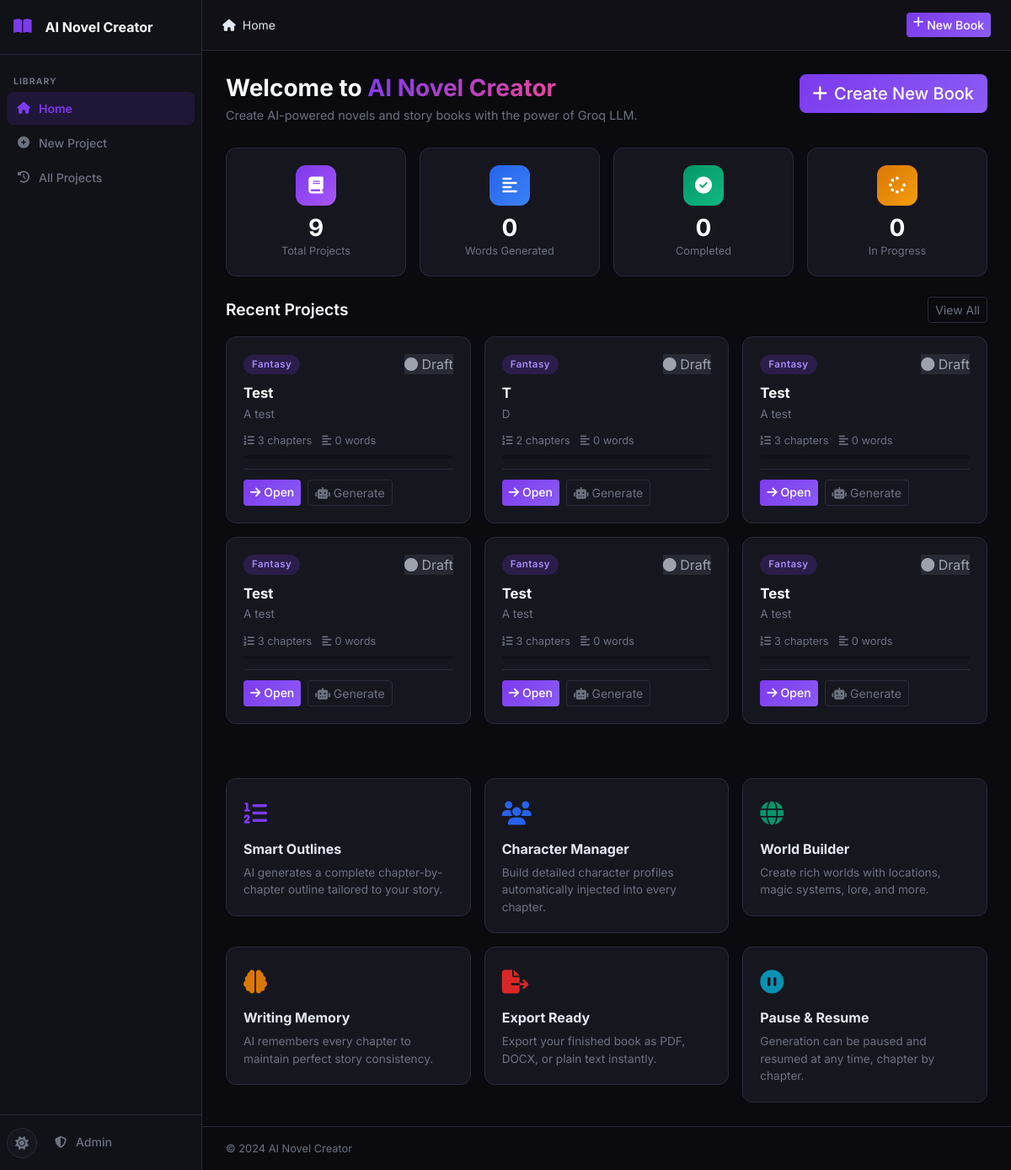
Before: / with the older database file.
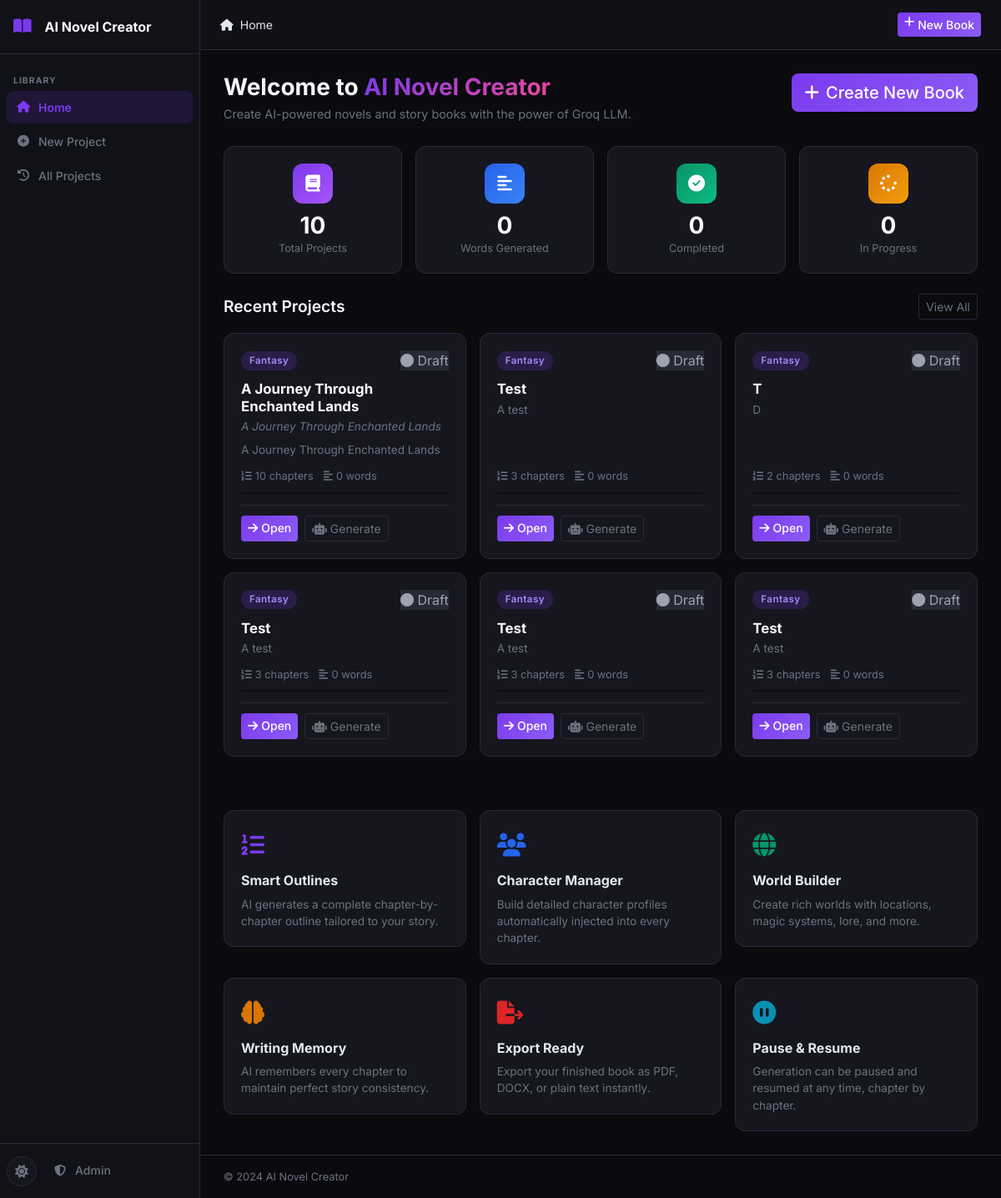
After: the same page with the newer database file.
### tables this page shows
CREATE TABLE settings (
    id INTEGER PRIMARY KEY AUTOINCREMENT,
    key TEXT UNIQUE NOT NULL,
    value TEXT,
    updated_at TIMESTAMP DEFAULT CURRENT_TIMESTAMP
);

CREATE TABLE projects (
    id INTEGER PRIMARY KEY AUTOINCREMENT,
    title TEXT NOT NULL,
    subtitle TEXT DEFAULT '',
    genre TEXT DEFAULT 'Fantasy',
    audience TEXT DEFAULT 'Adult',
    description TEXT DEFAULT '',
    language TEXT DEFAULT 'English',
    story_type TEXT DEFAULT 'Novel',
    writing_style TEXT DEFAULT 'Descriptive',
    point_of_view TEXT DEFAULT 'Third Person Limited',
    tense TEXT DEFAULT 'Past',
    tone TEXT DEFAULT 'Adventurous',
    num_chapters INTEGER DEFAULT 10,
    words_per_chapter INTEGER DEFAULT 2000,
    creativity_level TEXT DEFAULT 'balanced',
    temperature REAL DEFAULT 0.7,
    top_p REAL DEFAULT 0.9,
    max_tokens INTEGER DEFAULT 4096,
    status TEXT DEFAULT 'draft',
    current_chapter INTEGER DEFAULT 0,
    total_words INTEGER DEFAULT 0,
    cover_prompt TEXT DEFAULT '',
    include_images INTEGER DEFAULT 0,
    images_per_chapter INTEGER DEFAULT 1,
    image_style TEXT DEFAULT 'Realistic',
    created_at TIMESTAMP DEFAULT CURRENT_TIMESTAMP,
    updated_at TIMESTAMP DEFAULT CURRENT_TIMESTAMP
);

### routes/main.py (the view)
@bp.route('/')
def index():
    db = get_db()
    projects = db.execute(
        'SELECT * FROM projects ORDER BY updated_at DESC LIMIT 6'
    ).fetchall()
    stats = {
        'total_projects': db.execute('SELECT COUNT(*) FROM projects').fetchone()[0],
        'total_words': db.execute('SELECT COALESCE(SUM(total_words),0) FROM projects').fetchone()[0],
        'completed': db.execute("SELECT COUNT(*) FROM projects WHERE status='completed'").fetchone()[0],
        'in_progress': db.execute("SELECT COUNT(*) FROM projects WHERE status IN ('in_progress','paused')").fetchone()[0],
    }
    app_name = get_setting(db, 'app_name', 'AI Novel Creator')
    maintenance = get_setting(db, 'maintenance_mode', '0') == '1'
    return render_template('index.html',
                           projects=projects,
                           stats=stats,
                           app_name=app_name,
                           maintenance=maintenance)

### database/__init__.py (called while the page is built)
def get_db():
    if 'db' not in g:
        db_path = current_app.config['DATABASE']
        os.makedirs(os.path.dirname(db_path), exist_ok=True)
        g.db = sqlite3.connect(db_path)
        g.db.row_factory = sqlite3.Row
        g.db.execute('PRAGMA foreign_keys = ON')
        g.db.execute('PRAGMA journal_mode = WAL')
    return g.db

### utils/helpers.py (called while the page is built)
def get_setting(db, key, default=''):
    row = db.execute('SELECT value FROM settings WHERE key = ?', (key,)).fetchone()
    return row['value'] if row else default

### templates/index.html (shortened to what this page needs)
{% extends "base.html" %}
{% block breadcrumb %}<i class="fas fa-home me-2"></i>Home{% endblock %}
{% block content %}
<div class="page-header">
  <div>
    <h1 class="page-title">Welcome to <span class="gradient-text">{{ app_name }}</span></h1>
    <p class="page-subtitle">Create AI-powered novels and story books with the power of Groq LLM.</p>
  </div>
  <a href="{{ url_for('projects.new_project') }}" class="btn btn-primary btn-lg">
    <i class="fas fa-plus me-2"></i>Create New Book
  </a>
</div>
<div class="row g-3 mb-4">
  <div class="col-6 col-md-3">
    <div class="stat-card">
      <div class="stat-icon" style="background: linear-gradient(135deg, #7c3aed, #a855f7)">
        <i class="fas fa-book"></i>
      </div>
      <div class="stat-value">{{ stats.total_projects }}</div>
      <div class="stat-label">Total Projects</div>
    </div>
  </div>
  <div class="col-6 col-md-3">
    <div class="stat-card">
      <div class="stat-icon" style="background: linear-gradient(135deg, #2563eb, #3b82f6)">
        <i class="fas fa-align-left"></i>
      </div>
      <div class="stat-value">{{ '{:,}'.format(stats.total_words) }}</div>
      <div class="stat-label">Words Generated</div>
    </div>
  </div>
  <div class="col-6 col-md-3">
    <div class="stat-card">
      <div class="stat-icon" style="background: linear-gradient(135deg, #059669, #10b981)">
        <i class="fas fa-check-circle"></i>
      </div>
      <div class="stat-value">{{ stats.completed }}</div>
      <div class="stat-label">Completed</div>
    </div>
  </div>
  <div class="col-6 col-md-3">
    <div class="stat-card">
      <div class="stat-icon" style="background: linear-gradient(135deg, #d97706, #f59e0b)">
        <i class="fas fa-spinner"></i>
      </div>
      <div class="stat-value">{{ stats.in_progress }}</div>
      <div class="stat-label">In Progress</div>
    </div>
  </div>
</div>
{% if projects %}
<div class="section-header mb-3">
  <h2 class="section-title">Recent Projects</h2>
  <a href="{{ url_for('main.history') }}" class="btn btn-outline-secondary btn-sm">View All</a>
</div>
<div class="row g-3 mb-5">
  {% for p in projects %}
  <div class="col-12 col-md-6 col-xl-4">
    <div class="project-card">
      <div class="project-card-header">
        <div class="genre-badge genre-{{ p.genre | lower | replace(' ', '-') | replace('/', '-') }}">{{ p.genre }}</div>
        <div class="project-status status-{{ p.status }}">
          {% if p.status == 'completed' %}<i class="fas fa-check-circle"></i>
          {% elif p.status in ['generating', 'in_progress'] %}<i class="fas fa-spinner fa-spin"></i>
          {% elif p.status == 'paused' %}<i class="fas fa-pause-circle"></i>
          {% else %}<i class="fas fa-circle"></i>{% endif %}
          {{ p.status | title }}
        </div>
      </div>
      <h3 class="project-card-title">{{ p.title }}</h3>
      {% if p.subtitle %}<p class="project-card-subtitle">{{ p.subtitle }}</p>{% endif %}
      <p class="project-card-desc">{{ p.description[:100] }}{% if p.description|length > 100 %}…{% endif %}</p>
      <div class="project-card-meta">
        <span><i class="fas fa-list-ol me-1"></i>{{ p.num_chapters }} chapters</span>
        <span><i class="fas fa-align-left me-1"></i>{{ '{:,}'.format(p.total_words) }} words</span>
      </div>
      {% set progress = (p.current_chapter / p.num_chapters * 100) | int if p.num_chapters else 0 %}
      <div class="progress mt-2" style="height:4px">
      </div>
      <div class="project-card-actions">
        <a href="{{ url_for('projects.project_detail', project_id=p.id) }}" class="btn btn-primary btn-sm">
          <i class="fas fa-arrow-right me-1"></i>Open
        </a>
        <a href="{{ url_for('chapters.generation_page', project_id=p.id) }}" class="btn btn-outline-secondary btn-sm">
          <i class="fas fa-robot me-1"></i>Generate
        </a>
      </div>
    </div>
  </div>
  {% endfor %}
</div>
{% endif %}
<div class="row g-3 mt-2">
  {% for icon, title, desc, color in features %}
  <div class="col-12 col-md-6 col-lg-4">
    <div class="feature-card">
      <div class="feature-icon" style="color:{{ color }}"><i class="{{ icon }}"></i></div>
      <h4>{{ title }}</h4>
      <p>{{ desc }}</p>
    </div>
  </div>
  {% endfor %}
</div>
{% endblock %}

### templates/base.html (shortened to what this page needs)
<!DOCTYPE html>
<html lang="en" data-theme="{{ default_theme }}">
<head>
  <link href="https://cdn.jsdelivr.net/npm/bootstrap@5.3.2/dist/css/bootstrap.min.css" rel="stylesheet">
  <link href="https://cdnjs.cloudflare.com/ajax/libs/font-awesome/6.5.0/css/all.min.css" rel="stylesheet">
  <link href="{{ url_for('static', filename='css/style.css') }}" rel="stylesheet">
</head>
<body>
<nav class="sidebar" id="sidebar">
  <div class="sidebar-header">
    <a href="{{ url_for('main.index') }}" class="sidebar-brand">
      <i class="fas fa-book-open me-2"></i>
      <span>{{ app_name }}</span>
    </a>
  </div>
  <div class="sidebar-menu">
    <div class="sidebar-section-label">LIBRARY</div>
    <a href="{{ url_for('main.index') }}" class="sidebar-item {% if request.endpoint == 'main.index' %}active{% endif %}">
      <i class="fas fa-home"></i><span>Home</span>
    </a>
    <a href="{{ url_for('projects.new_project') }}" class="sidebar-item {% if request.endpoint == 'projects.new_project' %}active{% endif %}">
      <i class="fas fa-plus-circle"></i><span>New Project</span>
    </a>
    <a href="{{ url_for('main.history') }}" class="sidebar-item {% if request.endpoint == 'main.history' %}active{% endif %}">
      <i class="fas fa-history"></i><span>All Projects</span>
    </a>
  </div>
  <div class="sidebar-footer">
    <button class="theme-toggle" onclick="toggleTheme()" title="Toggle theme">
      <i class="fas fa-moon" id="themeIcon"></i>
    </button>
    <a href="{{ url_for('admin.login') }}" class="sidebar-item small">
      <i class="fas fa-shield-alt"></i><span>Admin</span>
    </a>
  </div>
</nav>
<div class="main-wrapper" id="mainWrapper">
  <header class="topnav">
    <div class="topnav-breadcrumb">
      {% block breadcrumb %}{% endblock %}
    </div>
    <div class="topnav-actions ms-auto">
      <a href="{{ url_for('projects.new_project') }}" class="btn btn-primary btn-sm d-none d-md-inline-flex">
        <i class="fas fa-plus me-1"></i>New Book
      </a>
    </div>
  </header>
  <main class="content-area">
    {% block content %}{% endblock %}
  </main>
  <footer class="content-footer">
    <span>{{ app_footer }}</span>
  </footer>
</div>
<div class="toast-container position-fixed bottom-0 end-0 p-3" id="toastContainer"></div>
</body>
</html>

Changed rows visible on the page:
no longer on this page (row unchanged): projects: genre "Fantasy", status "Draft", title "Test", description "A test", num_chapters "3", total_words "0"
added projects: genre "Fantasy", status "Draft", title "A Journey Through Enchanted Lands", subtitle "A Journey Through Enchanted Lands", description "A Journey Through Enchanted Lands", num_chapters "10", total_words "0"
Other visible differences:
{{ stats.total_projects }}: "9" → "10"
